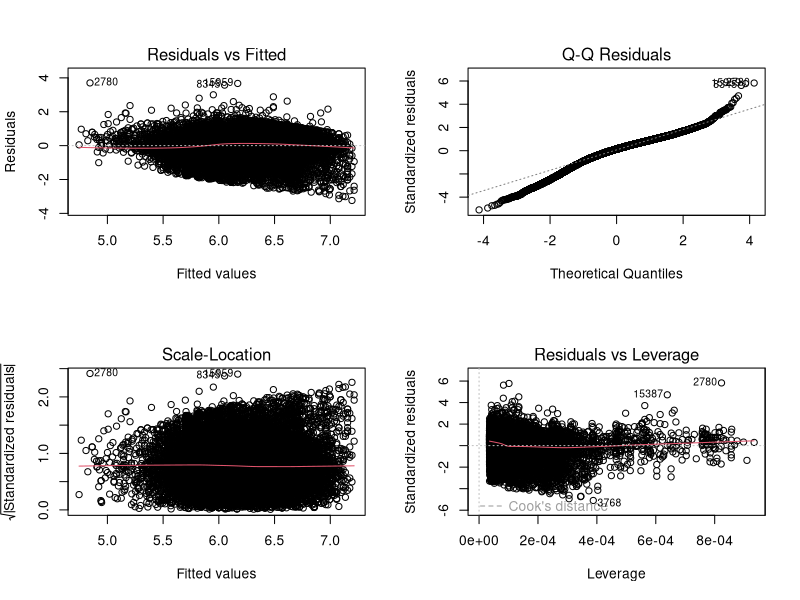

Write R code to recreate this figure.
# Step 1: importing the data & data cleaning ----
data <- read.table("wage.txt", header=T)

# making negative experience values to meaningful 0's
data$experience <- ifelse(data$experience < 0, 0, data$experience)
# take the log of wage
data$logwage <- log(data$wage)
# dropping variable id & wage from the dataset
data$id <- NULL
data$wage <- NULL

###### Question 1 ----
# fitted model
model.1 <- lm(logwage ~ ., data = data) 

# Step 2: Detect multicollinearity
library(car)
vif(model.1)

# Step 3: Checking variables significance
anova(model.1)  # all of the variables are significant

model.2 <- lm(logwage ~. -ethnicity, data=data)  # data sets for F-test
model.3 <- lm(logwage ~. -smsa, data=data)       # testing the significance
model.4 <- lm(logwage ~. -region, data=data)     # of the qualitative variables
model.5 <- lm(logwage ~. -parttime, data=data)

anova(model.2, model.1)  # ethnicity
anova(model.3, model.1)  # smsa
anova(model.4, model.1)  # region
anova(model.5, model.1)  # parttime

# Step 4: Fitted model with interaction terms
model.it <- lm(logwage ~. + education*smsa + experience*smsa
                + experience*parttime, data = data)
summary(model.it)
anova(model.it)

# Step 5: Residual analysis
model.res_analy <- lm(logwage ~ education + experience, data = data)
  
par(mfrow = c(2,2))
plot(model.res_analy)
